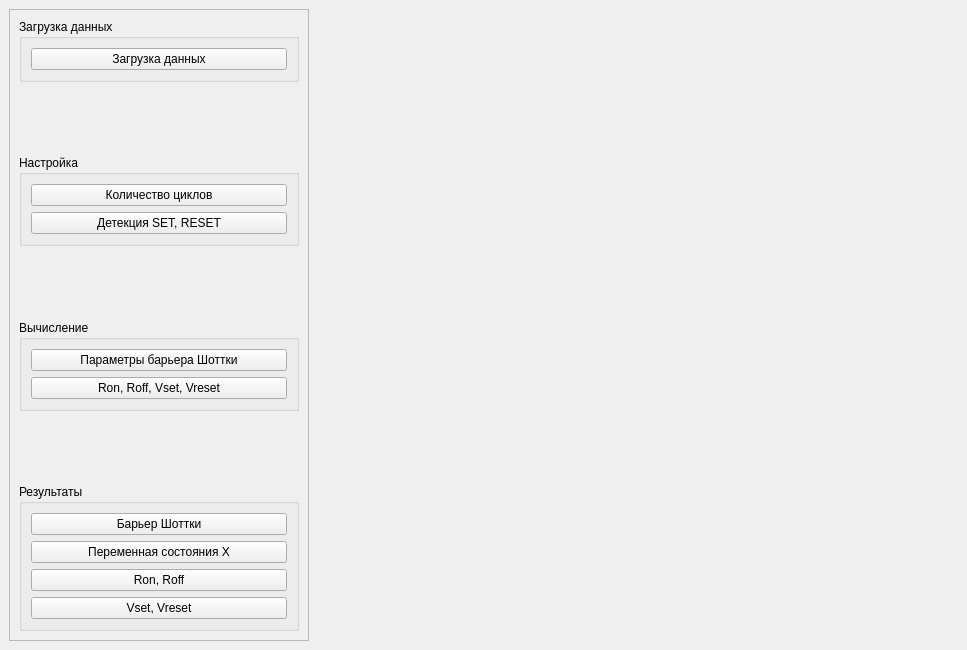
<?xml version="1.0" encoding="UTF-8"?>
<ui version="4.0">
 <class>MainWindow</class>
 <widget class="QMainWindow" name="MainWindow">
  <property name="geometry">
   <rect>
    <x>0</x>
    <y>0</y>
    <width>967</width>
    <height>650</height>
   </rect>
  </property>
  <property name="windowTitle">
   <string>MainWindow</string>
  </property>
  <widget class="QWidget" name="centralwidget">
   <layout class="QHBoxLayout" name="horizontalLayout">
    <item>
     <widget class="QScrollArea" name="scroll">
      <property name="minimumSize">
       <size>
        <width>250</width>
        <height>0</height>
       </size>
      </property>
      <property name="maximumSize">
       <size>
        <width>300</width>
        <height>16777215</height>
       </size>
      </property>
      <property name="horizontalScrollBarPolicy">
       <enum>Qt::ScrollBarPolicy::ScrollBarAlwaysOff</enum>
      </property>
      <property name="widgetResizable">
       <bool>true</bool>
      </property>
      <widget class="QWidget" name="scrollAreaWidgetContents">
       <property name="geometry">
        <rect>
         <x>0</x>
         <y>0</y>
         <width>296</width>
         <height>628</height>
        </rect>
       </property>
       <layout class="QVBoxLayout" name="verticalLayout_5" stretch="0,1,0,1,0,1,0">
        <property name="spacing">
         <number>0</number>
        </property>
        <item>
         <widget class="QGroupBox" name="grp_data_load">
          <property name="title">
           <string>Загрузка данных</string>
          </property>
          <layout class="QVBoxLayout" name="verticalLayout">
           <item>
            <widget class="QPushButton" name="btn_data_load">
             <property name="text">
              <string>Загрузка данных</string>
             </property>
            </widget>
           </item>
          </layout>
         </widget>
        </item>
        <item>
         <spacer name="verticalSpacer">
          <property name="orientation">
           <enum>Qt::Orientation::Vertical</enum>
          </property>
          <property name="sizeHint" stdset="0">
           <size>
            <width>20</width>
            <height>77</height>
           </size>
          </property>
         </spacer>
        </item>
        <item>
         <widget class="QGroupBox" name="grp_setup">
          <property name="title">
           <string>Настройка</string>
          </property>
          <layout class="QVBoxLayout" name="verticalLayout_2">
           <item>
            <widget class="QPushButton" name="btn_num_cycles">
             <property name="text">
              <string>Количество циклов</string>
             </property>
            </widget>
           </item>
           <item>
            <widget class="QPushButton" name="btn_set_reset">
             <property name="text">
              <string>Детекция SET, RESET</string>
             </property>
            </widget>
           </item>
          </layout>
         </widget>
        </item>
        <item>
         <spacer name="verticalSpacer_3">
          <property name="orientation">
           <enum>Qt::Orientation::Vertical</enum>
          </property>
          <property name="sizeHint" stdset="0">
           <size>
            <width>20</width>
            <height>11</height>
           </size>
          </property>
         </spacer>
        </item>
        <item>
         <widget class="QGroupBox" name="grp_search">
          <property name="title">
           <string>Вычисление</string>
          </property>
          <layout class="QVBoxLayout" name="verticalLayout_4">
           <item>
            <widget class="QPushButton" name="btn_shottky_search">
             <property name="text">
              <string>Параметры барьера Шоттки</string>
             </property>
            </widget>
           </item>
           <item>
            <widget class="QPushButton" name="btn_switching_params_calc">
             <property name="text">
              <string>Ron, Roff, Vset, Vreset</string>
             </property>
            </widget>
           </item>
          </layout>
         </widget>
        </item>
        <item>
         <spacer name="verticalSpacer_2">
          <property name="orientation">
           <enum>Qt::Orientation::Vertical</enum>
          </property>
          <property name="sizeHint" stdset="0">
           <size>
            <width>20</width>
            <height>77</height>
           </size>
          </property>
         </spacer>
        </item>
        <item>
         <widget class="QGroupBox" name="grp_param_identification">
          <property name="title">
           <string>Результаты</string>
          </property>
          <layout class="QVBoxLayout" name="verticalLayout_3">
           <item>
            <widget class="QPushButton" name="btn_shottky">
             <property name="text">
              <string>Барьер Шоттки</string>
             </property>
            </widget>
           </item>
           <item>
            <widget class="QPushButton" name="btn_state_X">
             <property name="text">
              <string>Переменная состояния X</string>
             </property>
            </widget>
           </item>
           <item>
            <widget class="QPushButton" name="btn_ron_roff">
             <property name="text">
              <string>Ron, Roff</string>
             </property>
            </widget>
           </item>
           <item>
            <widget class="QPushButton" name="btn_vset_vreset">
             <property name="text">
              <string>Vset, Vreset</string>
             </property>
            </widget>
           </item>
          </layout>
         </widget>
        </item>
       </layout>
      </widget>
     </widget>
    </item>
    <item>
     <widget class="QStackedWidget" name="stack"/>
    </item>
   </layout>
  </widget>
 </widget>
 <resources/>
 <connections/>
</ui>
